Frame 1 (no input): blank canvas, image omitted
Frame 60 (the mouse pressed at the canvas centre just before this capture): blank canvas, image omitted
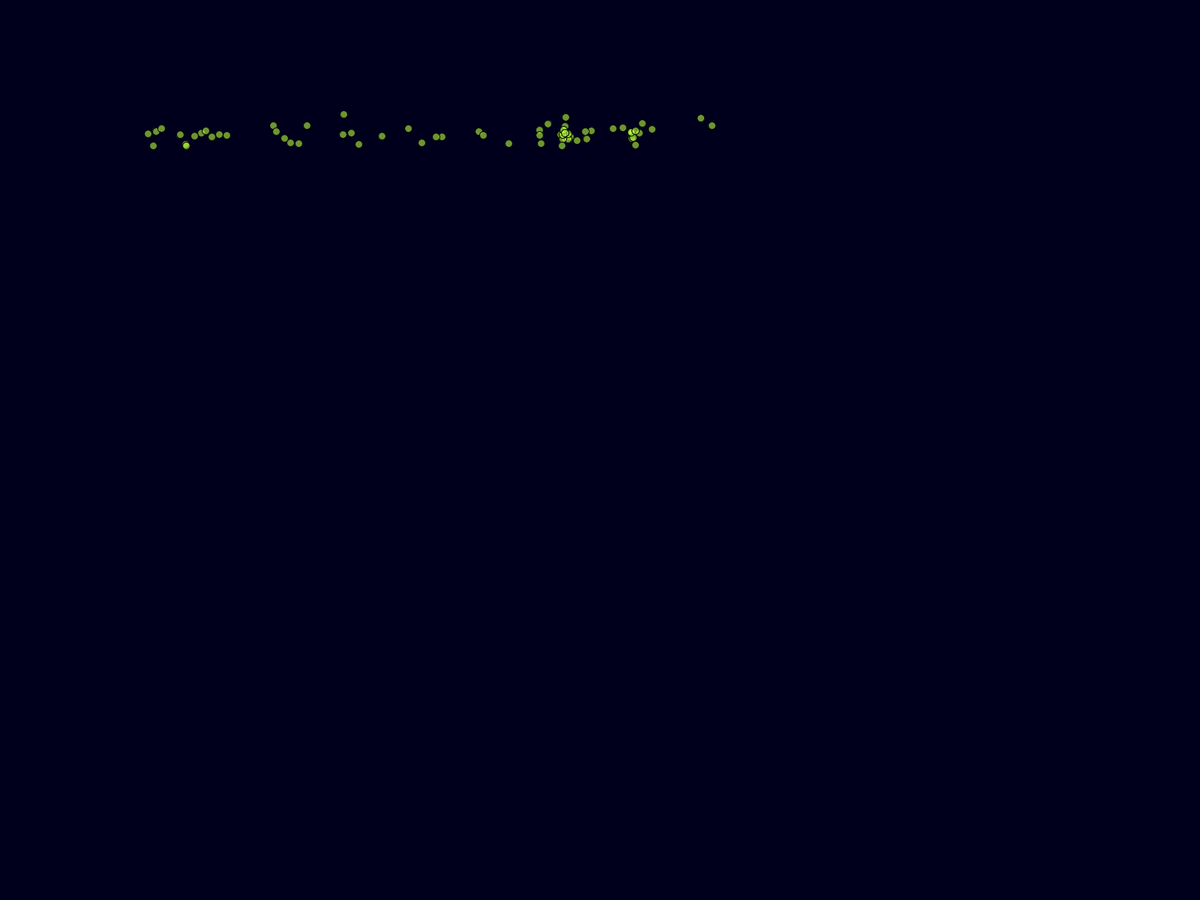
Frame 120 (the mouse held since frame 60 and released just before this capture)

The Processing sketch whose frames 1 and 60 were blank and that drew this single picture after the mouse press (run headless with seeded random() and noise(); from frame 60 on, the mouse is pressed at the canvas centre):

// Processing sketch: fireflies
// ── fireflies.pde
int index = int(random(70, 30));
float a[] = new float [index];
float b[] = new float [index];
boolean animatie = false;

void setup()
{
  fullScreen();
  background(0, 0, 29);
  for (int i = 0; i < index; i++)
  {
    a[i] = random(width);
    a[i] = random(height);
  }
}

void draw()
{
  background(0, 0, 29);
  if (key == 'a' && keyPressed)
  {
    if (animatie == true)
    {
      animatie = false;
    } else if (animatie == false)
    {
      animatie = true;
    }
  }
  if (animatie == true)
  {
    if (millis()%1000 < 500)
    {
      fill(255, 67, random(110, 150), 150);
    } else
    {
      fill(random(180, 226), 255, 67, 150);
    }
  }

  if (animatie == false) {
    fill(random(180, 226), 255, 67, 150);

    if (key == 'p')
    {
      fill(255, 67, random(110, 150), 150);
    }
    if (key == 'o')
    {
      fill(255, random(120, 180), 67, 150);
    }
    if (key == 'y')
    {
      fill(250, 243, 23, 150);
    }
    if (key == 'r')
    {
      fill(250, 23, 23, 150);
    }

    if (key == 'b')
    {

      fill(23, 28, 250, 150);
    }

    if (key == 'v')
    {
      fill(random(200, 240), 23, 250, 150);
    }
  }
  for (int i = 0; i < index; i++)
  {

    if (mousePressed)
    {


      ellipse(a[i], b[i], 10, 10);
      if (a[i] < mouseX+50)
      {
        a[i] += random(1, 5);
      }

      if (a[i] > mouseX-50)
      {
        a[i] -= random(1, 5);
      }

      if (b[i] < mouseY+50)
      {
        b[i] += random(1, 5);
      }

      if (b[i] > mouseY-100)
      {
        b[i] -= random(1, 5);
      }
    }
  }
}
